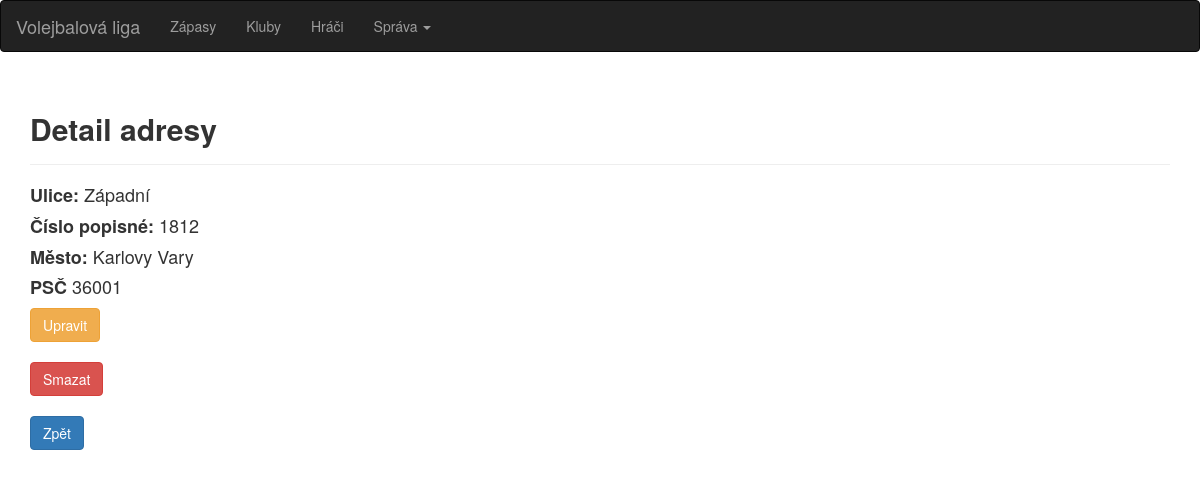
/adresa/1/, run on the app's committed database.
### volejbal/models.py (models this page shows, shortened)
class Adresa(models.Model):
    mesto = models.CharField(max_length=50)
    smerovaci_cislo = models.IntegerField()
    ulice = models.CharField(max_length=50)
    cislo_popisne = models.IntegerField()

### volejbal/views.py (the view)
# urls.py: path('adresa/<int:adresa_id>/',volejbal.views.adresa_info, name='adresa_info'),
def adresa_info(request, adresa_id):
    try:
        a = Adresa.objects.get(id = adresa_id)
    except Adresa.DoesNotExist:
        raise Http404("Adresa does not exist")
    return render(request, 'adresa_info.html', {'adresa': a})

### templates/adresa_info.html (shortened to what this page needs)
{% extends "base.html" %}
{% block content %}
    <div class="container">
        <div class="page-header">
            <h2><strong>Detail adresy</strong></h2>
        </div>
        <h4><strong>Ulice: </strong>{{ adresa.ulice }}</h4>
        <h4><strong>Číslo popisné: </strong>{{ adresa.cislo_popisne}}</h4>
        <h4><strong>Město: </strong>{{ adresa.mesto }}</h4>
        <h4><strong>PSČ </strong>{{ adresa.smerovaci_cislo }}</h4>
    <a href="{% url 'adresa_edit' adresa.id %}" class="btn btn-warning" role="button">Upravit</a>
    </div>
    <br>
    <div class="container">
    <form action="{% url 'adresa_delete' adresa.id %}" method="post">
        <input type="submit" class="btn btn-danger" role="button" value="Smazat">
        </form>
         </div>
    <br>
    <div class="container">
    <a href="{% url 'seznam_adres' %}" class="btn btn-primary" role="button">Zpět</a>
    </div>
{% endblock %}

### data on the page
Adresa: ulice "Západní", cislo_popisne "1812", mesto "Karlovy Vary", smerovaci_cislo "36001"
